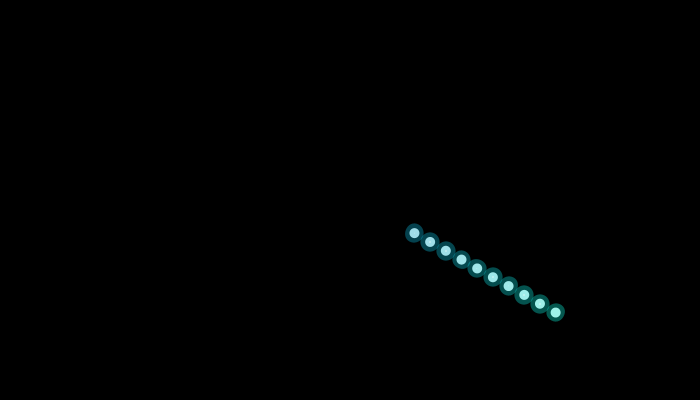
Frame 1 (no input)
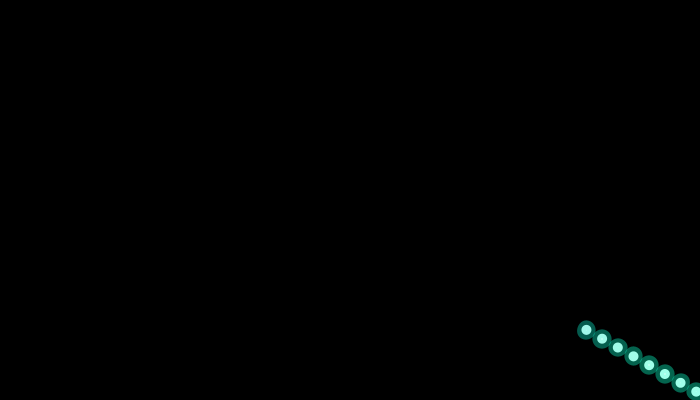
Frame 60 (the mouse pressed at the canvas centre just before this capture)
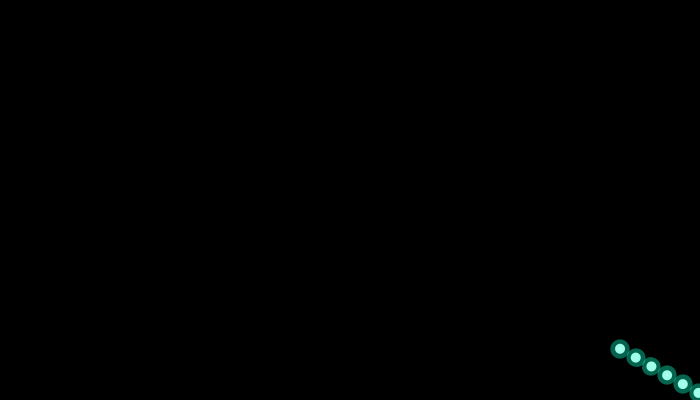
Frame 120 (the mouse held since frame 60 and released just before this capture)

The Processing sketch that drew these frames (run headless with seeded random() and noise(); from frame 60 on, the mouse is pressed at the canvas centre):

// Processing sketch: slowexit
// ── slowexit.pde

Segment seg;
Segment seg2;

void setup() {
  size(700, 400);
  strokeWeight(9);
  seg = new Segment('b',1);
  seg2 = new Segment('g',1);

}

void draw() {
  background(0);

  //doYourThing(seg);
   doYourThing2(seg2);

}
class Segment{
  float[] xf;
  float[] yf;
float segLength;
char col;
float t;
   Segment(char col, int t){
    this.xf = new float[10];
    this.yf = new float[10];
    this.segLength = 18;
    this.col = col;
    this.t = t;
   }
void getNextColour(float x){
  if(col == 'b'){
      stroke(color(10,200,map(x, 0, 640, 0, 255), 100));
  } else if (col == 'r'){
      stroke(color(map(x, 0, 640, 0, 255), 10,200,100));

  } else {
      stroke(color(10,map(x, 0, 640, 0, 255), 200,100));

  }
}
void dragSegment(int i, float xin, float yin) {
  float dx = xin - xf[i];
  float dy = yin - yf[i];
  float angle = atan2(dy, dx);  
  xf[i] = xin - cos(angle) * segLength;
  yf[i] = yin - sin(angle) * segLength;
  segment(xf[i], yf[i], angle);
}

void segment(float xi, float yi, float a) {
  pushMatrix();
  translate(xi, yi);
  rotate(a);
  getNextColour(xi);
  //line(0, 0, segLength, 0);
  ellipse(0,0,10,10);
  popMatrix();
}
}
  
void doYourThing(Segment seg){
  float tx = map(sin(seg.t), -1, 1, 0, 640);
    float ty = map(cos(seg.t), -1, 1, 0, 360);

    seg.dragSegment(0, tx ,ty );

  seg.t += 0.05;
  for(int i=0; i<seg.xf.length-1; i++) {
    seg.dragSegment(i+1, seg.xf[i], seg.yf[i]);
  }
}
void doYourThing2(Segment seg){
  float tx = map(atan(seg.t), -1, 1, 0, 640);
    float ty = map(atan(seg.t), -1, 1, 0, 360);

    seg.dragSegment(0, tx ,ty );

  seg.t += 0.05;
  for(int i=0; i<seg.xf.length-1; i++) {
    seg.dragSegment(i+1, seg.xf[i], seg.yf[i]);
  }
}
